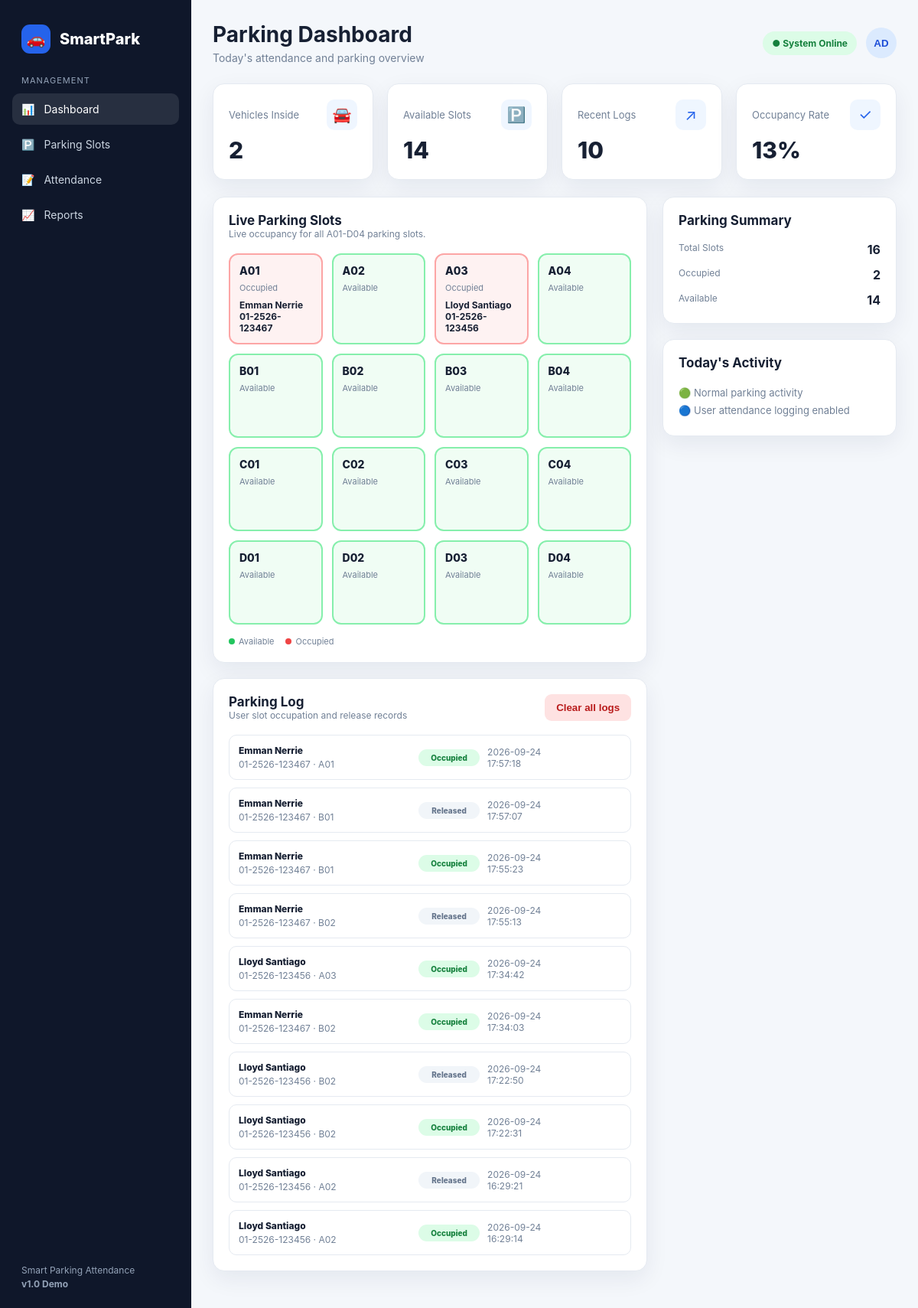
Screenshot of /frontend/dashboard.php (signed in) with the database file from the repository.
### tables this page shows
CREATE TABLE `parking_slots` (
  `id` int(10) UNSIGNED NOT NULL,
  `slot_code` varchar(3) NOT NULL,
  `status` enum('available','occupied') NOT NULL DEFAULT 'available',
  `user_id` int(10) UNSIGNED DEFAULT NULL,
  `occupied_at` datetime DEFAULT NULL
);

CREATE TABLE `users` (
  `id` int(10) UNSIGNED NOT NULL,
  `name` varchar(120) NOT NULL,
  `student_number` varchar(40) NOT NULL,
  `email` varchar(160) NOT NULL,
  `password` varchar(255) NOT NULL,
  `created_at` timestamp NOT NULL DEFAULT current_timestamp()
);

CREATE TABLE `parking_logs` (
  `id` int(10) UNSIGNED NOT NULL,
  `slot_id` int(10) UNSIGNED NOT NULL,
  `user_id` int(10) UNSIGNED NOT NULL,
  `action` enum('occupied','released') NOT NULL,
  `logged_at` datetime NOT NULL DEFAULT current_timestamp()
);

### frontend/dashboard.php (the view, shortened to what this page needs)
<?php
require_once '../backend/config.php';
$slots = $conn->query(
    "SELECT parking_slots.*, users.name, users.student_number
     FROM parking_slots
     LEFT JOIN users ON users.id = parking_slots.user_id
     ORDER BY slot_code"
)->fetch_all(MYSQLI_ASSOC);
$logs = $conn->query(
    "SELECT parking_logs.*, parking_slots.slot_code, users.name, users.student_number
     FROM parking_logs
     JOIN parking_slots ON parking_slots.id = parking_logs.slot_id
     JOIN users ON users.id = parking_logs.user_id
     ORDER BY logged_at DESC
     LIMIT 20"
)->fetch_all(MYSQLI_ASSOC);
$occupiedCount = count(array_filter($slots, fn($slot) => $slot['status'] === 'occupied'));
$availableCount = count($slots) - $occupiedCount;
?>
<!DOCTYPE html>
<html lang="en">
<head>
    <link rel="stylesheet" href="style.css">
</head>
<body>
    <div class="app">
        <aside class="sidebar">
            <div class="brand">
                <div class="brand-icon">🚗</div>
                <span>SmartPark</span>
            </div>
            <div class="nav-title">Management</div>
            <nav class="nav">
                <a class="active" href="#">
                    <span>📊</span>
                    <span>Dashboard</span>
                </a>
                <a href="#parking">
                    <span>🅿️</span>
                    <span>Parking Slots</span>
                </a>
                <a href="#attendance">
                    <span>📝</span>
                    <span>Attendance</span>
                </a>
                <a href="#reports">
                    <span>📈</span>
                    <span>Reports</span>
                </a>
            </nav>
            <div class="sidebar-bottom">
                Smart Parking Attendance<br>
                <b>v1.0 Demo</b>
            </div>
        </aside>
        <main>
            <div class="topbar">
                <div>
                    <h1>Parking Dashboard</h1>
                    <div class="subtitle">Today's attendance and parking overview</div>
                </div>
                <div class="top-actions">
                    <div class="status">● System Online</div>
                    <div class="profile-menu">
                        <button class="avatar profile-toggle" type="button" aria-expanded="false">AD</button>
                    </div>
                </div>
            </div>
            <section class="stats">
                <div class="stat">
                    <div class="stat-top">
                        <span class="stat-label">Vehicles Inside</span>
                        <div class="stat-icon">🚘</div>
                    </div>
                    <div class="stat-value"><?= $occupiedCount ?></div>
                </div>
                <div class="stat">
                    <div class="stat-top">
                        <span class="stat-label">Available Slots</span>
                        <div class="stat-icon">🅿️</div>
                    </div>
                    <div class="stat-value"><?= $availableCount ?></div>
                </div>
                <div class="stat">
                    <div class="stat-top">
                        <span class="stat-label">Recent Logs</span>
                        <div class="stat-icon">↗</div>
                    </div>
                    <div class="stat-value"><?= count($logs) ?></div>
                </div>
                <div class="stat">
                    <div class="stat-top">
                        <span class="stat-label">Occupancy Rate</span>
                        <div class="stat-icon">✓</div>
                    </div>
                    <div class="stat-value"><?= count($slots) ? round(($occupiedCount / count($slots)) * 100) : 0 ?>%</div>
                </div>
            </section>
            <div class="content-grid">
                <section id="parking">
                    <div class="card">
                        <div class="card-header">
                            <div>
                                <h2>Live Parking Slots</h2>
                                <div class="small">Live occupancy for all A01-D04 parking slots.</div>
                            </div>
                        </div>
                        <div class="parking-grid">
                            <?php foreach ($slots as $slot): ?>
                                <div class="slot <?= $slot['status'] === 'occupied' ? 'occupied' : 'free' ?>">
                                    <div class="slot-name"><?= htmlspecialchars($slot['slot_code']) ?></div>
                                    <div class="slot-state"><?= ucfirst($slot['status']) ?></div>
                                    <?php if ($slot['status'] === 'occupied'): ?>
                                        <div class="slot-car">
                                            <?= htmlspecialchars($slot['name']) ?><br>
                                            <?= htmlspecialchars($slot['student_number']) ?>
                                        </div>
                                    <?php endif; ?>
                                </div>
                            <?php endforeach; ?>
                        </div>
                        <div class="legend">
                            <span><i class="dot free"></i>Available</span>
                            <span><i class="dot occupied"></i>Occupied</span>
                        </div>
                    </div>
                    <div class="card" id="attendance">
                        <div class="card-header">
                            <div>
                                <h2>Parking Log</h2>
                                <div class="small">User slot occupation and release records</div>
                            </div>
                            <form action="../backend/clear_logs.php" method="post" onsubmit="return confirm('Clear all parking logs for every user?');">
                                <button type="submit" class="danger">Clear all logs</button>
                            </form>
                        </div>
                        <div class="attendance-list">
                            <?php foreach ($logs as $log): ?>
                                <div class="attendance-row">
                                    <div>
                                        <div class="person"><?= htmlspecialchars($log['name']) ?></div>
                                        <div class="plate"><?= htmlspecialchars($log['student_number']) ?> · <?= htmlspecialchars($log['slot_code']) ?></div>
                                    </div>
                                    <span class="badge <?= $log['action'] === 'occupied' ? 'in' : 'out' ?>"><?= ucfirst($log['action']) ?></span>
                                    <span class="small"><?= htmlspecialchars($log['logged_at']) ?></span>
                                </div>
                            <?php endforeach; ?>
                        </div>
                    </div>
                </section>
                <aside>
                    <div class="card">
                        <div class="card-header">
                            <h2>Parking Summary</h2>
                        </div>
                        <div style="display:grid;gap:13px">
                            <div style="display:flex;justify-content:space-between">
                                <span class="small">Total Slots</span>
                                <b><?= count($slots) ?></b>
                            </div>
                            <div style="display:flex;justify-content:space-between">
                                <span class="small">Occupied</span>
                                <b><?= $occupiedCount ?></b>
                            </div>
                            <div style="display:flex;justify-content:space-between">
                                <span class="small">Available</span>
                                <b><?= $availableCount ?></b>
                            </div>
                        </div>
                    </div>
                    <div class="card" id="reports">
                        <div class="card-header">
                            <h2>Today's Activity</h2>
                        </div>
                        <div style="font-size:13px;color:var(--muted);line-height:1.8">
                            <div>🟢 Normal parking activity</div>
                            <div>🔵 User attendance logging enabled</div>
                        </div>
                    </div>
                </aside>
            </div>
        </main>
    </div>
</body>
</html>

### rows the page displays
parking_slots: slot_code "A01", status "Occupied", user.name "Emman Nerrie", user.student_number "01-2526-123467"
parking_slots: slot_code "A02", status "Available"
parking_slots: slot_code "A03", status "Occupied", user.name "Lloyd Santiago", user.student_number "01-2526-123456"
parking_slots: slot_code "A04", status "Available"
parking_slots: slot_code "B01", status "Available"
parking_slots: slot_code "B02", status "Available"
parking_slots: slot_code "B03", status "Available"
parking_slots: slot_code "B04", status "Available"
parking_slots: slot_code "C01", status "Available"
parking_slots: slot_code "C02", status "Available"
parking_slots: slot_code "C03", status "Available"
parking_slots: slot_code "C04", status "Available"
parking_slots: slot_code "D01", status "Available"
parking_slots: slot_code "D02", status "Available"
parking_slots: slot_code "D03", status "Available"
parking_slots: slot_code "D04", status "Available"
parking_logs: user.name "Emman Nerrie", user.student_number "01-2526-123467", slot.slot_code "A01", action "Occupied", logged_at "2026-09-24 17:57:18"
parking_logs: user.name "Emman Nerrie", user.student_number "01-2526-123467", slot.slot_code "B01", action "Released", logged_at "2026-09-24 17:57:07"
parking_logs: user.name "Emman Nerrie", user.student_number "01-2526-123467", slot.slot_code "B01", action "Occupied", logged_at "2026-09-24 17:55:23"
parking_logs: user.name "Emman Nerrie", user.student_number "01-2526-123467", slot.slot_code "B02", action "Released", logged_at "2026-09-24 17:55:13"
parking_logs: user.name "Lloyd Santiago", user.student_number "01-2526-123456", slot.slot_code "A03", action "Occupied", logged_at "2026-09-24 17:34:42"
parking_logs: user.name "Emman Nerrie", user.student_number "01-2526-123467", slot.slot_code "B02", action "Occupied", logged_at "2026-09-24 17:34:03"
parking_logs: user.name "Lloyd Santiago", user.student_number "01-2526-123456", slot.slot_code "B02", action "Released", logged_at "2026-09-24 17:22:50"
parking_logs: user.name "Lloyd Santiago", user.student_number "01-2526-123456", slot.slot_code "B02", action "Occupied", logged_at "2026-09-24 17:22:31"
parking_logs: user.name "Lloyd Santiago", user.student_number "01-2526-123456", slot.slot_code "A02", action "Released", logged_at "2026-09-24 16:29:21"
parking_logs: user.name "Lloyd Santiago", user.student_number "01-2526-123456", slot.slot_code "A02", action "Occupied", logged_at "2026-09-24 16:29:14"

### other values shown
$occupiedCount "2"
$availableCount "14"
count($logs) "10"
count($slots) "16"
